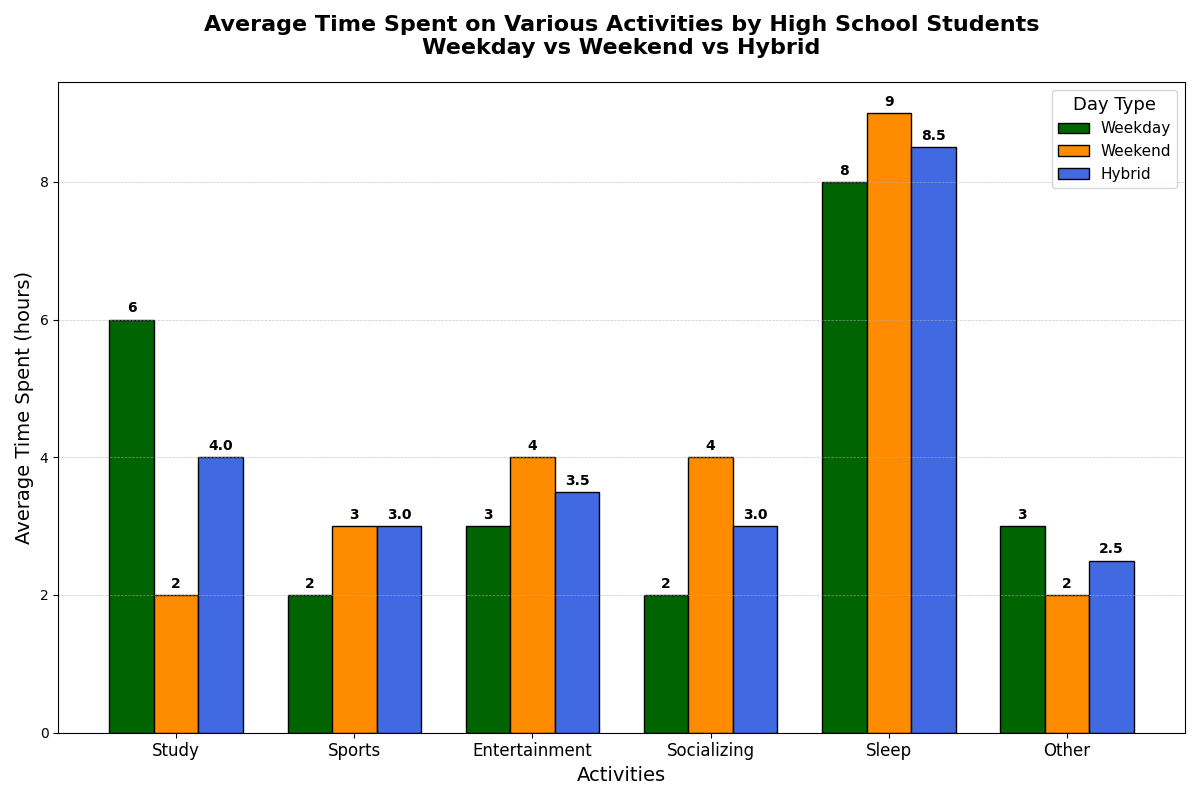

This chart was generated by the following Python code:
import matplotlib.pyplot as plt
import numpy as np

activities = ['Study', 'Sports', 'Entertainment', 'Socializing', 'Sleep', 'Other']
weekday_hours = [6, 2, 3, 2, 8, 3]
weekend_hours = [2, 3, 4, 4, 9, 2]
hybrid_hours = [4, 3, 3.5, 3, 8.5, 2.5]

x_positions = np.arange(len(activities))
bar_width = 0.25

fig, ax = plt.subplots(figsize=(12, 8))

rects1 = ax.bar(x_positions - bar_width, weekday_hours, width=bar_width, label='Weekday', color='darkgreen', edgecolor='black')
rects2 = ax.bar(x_positions, weekend_hours, width=bar_width, label='Weekend', color='darkorange', edgecolor='black')
rects3 = ax.bar(x_positions + bar_width, hybrid_hours, width=bar_width, label='Hybrid', color='royalblue', edgecolor='black')

ax.set_title('Average Time Spent on Various Activities by High School Students\nWeekday vs Weekend vs Hybrid', fontsize=16, fontweight='bold', pad=20)
ax.set_xlabel('Activities', fontsize=14)
ax.set_ylabel('Average Time Spent (hours)', fontsize=14)
ax.set_xticks(x_positions)
ax.set_xticklabels(activities, fontsize=12)
ax.legend(title='Day Type', title_fontsize='13', fontsize=11, loc='upper right')
ax.yaxis.grid(True, linestyle='--', linewidth=0.5, alpha=0.7)

def add_labels(rects):
    for rect in rects:
        height = rect.get_height()
        ax.annotate(f'{height}',
                    xy=(rect.get_x() + rect.get_width() / 2, height),
                    xytext=(0, 3),
                    textcoords="offset points",
                    ha='center', va='bottom', fontsize=10, fontweight='bold')

add_labels(rects1)
add_labels(rects2)
add_labels(rects3)

plt.tight_layout()
plt.show()
